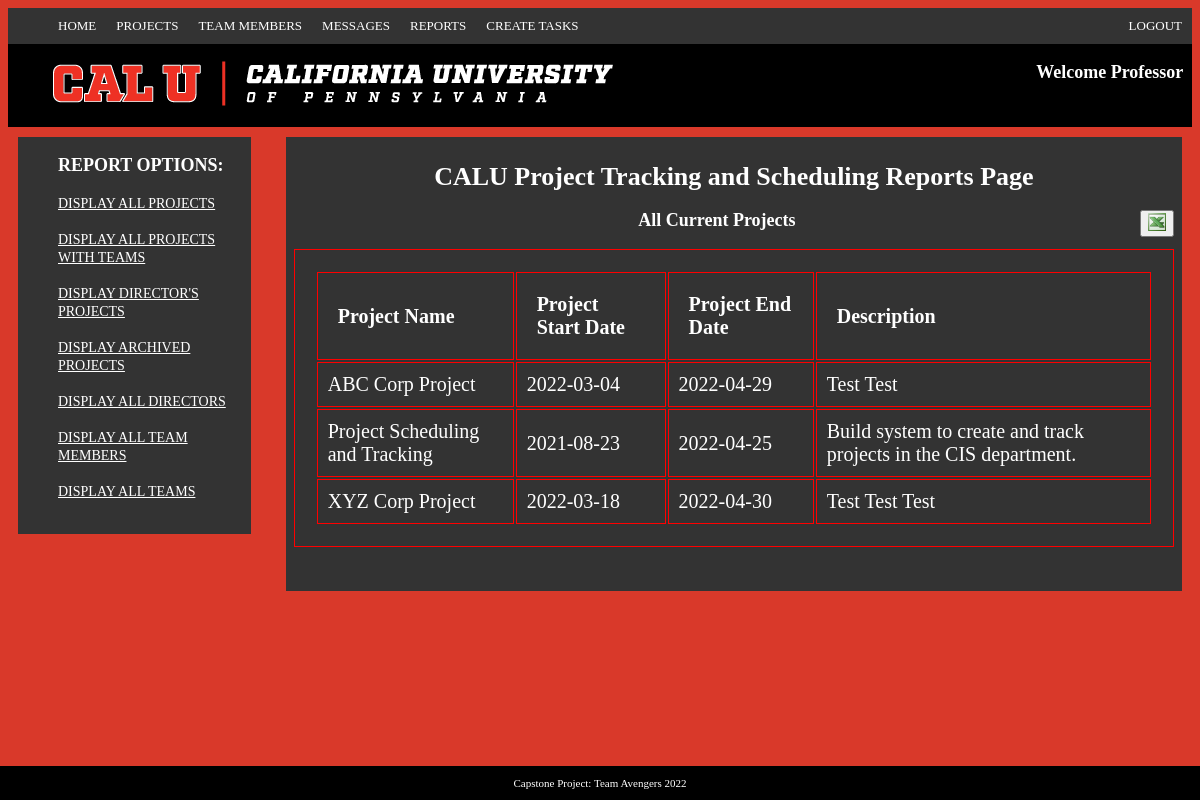
The app's page /projectDirector/run_reports.php with its own data.
### tables this page shows
CREATE TABLE project (
    project_id      	   INT           NOT NULL     AUTO_INCREMENT,
    project_name    	   VARCHAR(40)   NOT NULL,
    dir_id          	   INT,
    account_id      	   INT,
    pro_start_date  	   DATE,
    pro_end_date    	   DATE,
    project_description    VARCHAR(255),
	tafp1				   DECIMAL(10,2),	
	code                   DECIMAL(10,2),
	personMonths           DECIMAL(10,2),
	months                 DECIMAL(10,2),
	persons                DECIMAL(10,2),
	personnel_cost  	   DECIMAL(10,2),
	cost_justification    VARCHAR(255),
    PRIMARY KEY (project_id),
    FOREIGN KEY (account_id) REFERENCES accounting (account_id) ON DELETE CASCADE
);

### projectDirector/reports/report_data1.php (called while the page is built, shortened)
<?php
	$queryProjects = "SELECT project.project_name, project.pro_start_date, project.pro_end_date, project.project_description
						FROM project
						ORDER by project.project_name";
	$stmt = $db->prepare($queryProjects);
	$stmt->execute();
	$projects = $stmt->fetchAll();

### projectDirector/run_reports.php (the view, shortened to what this page needs)
<?php
require_once('../inc/db_connect.php');
include('reports/report_data1.php');
include('webpage/header.php');
?>
<main>
<aside class="detailGroup">
	<div class="reportType">
		<ul class="reportNames">
			<h3><b>REPORT OPTIONS:</b></h3>
			<li><a href='run_reports.php' style="color: white">Display All Projects</a></li><br>
			<li><a href='reports/allProjects.php' style="color: white">Display All Projects with TEAMS</a></li><br>
			<li><a href='reports/directorProjects.php' style="color: white">Display Director's Projects</a></li><br>
			<li><a href='reports/archiveProjects.php' style="color: white">Display Archived Projects</a></li><br>
			<li><a href='reports/allDirectors.php' style="color: white">Display all Directors</a></li><br>
			<li><a href='reports/allTeamMembers.php' style="color: white">Display All Team Members</a></li><br>
			<li><a href='reports/allTeams.php' style="color: white">Display All Teams</a></li><br>
		</ul>
	</div>
</aside>
	<div class="report">
		<h1>CALU Project Tracking and Scheduling Reports Page</h1>
			<div class="export">
				<button style="float:right" type="button" id="export_btn"> <img src="webpage/excel.jpg" height ="18"/></button>
			</div>
			<div class="reportForm" id="excel_data">
			<h3>All Current Projects</h3>
			<table id="table_content" align="center">
				<tr>
					<th>Project Name</th>
					<th>Project Start Date</th>
					<th>Project End Date</th>
					<th>Description</th>
				</tr>
				<?php foreach($projects as $project): ?>
				<tr>
					<td><?php echo $project["project_name"]; ?></td>
					<td><?php echo $project["pro_start_date"]; ?></td>
					<td><?php echo $project["pro_end_date"]; ?></td>
					<td><?php echo $project["project_description"]; ?></td>
				</tr>
				<?php endforeach; ?>
			</table>
		</div><br><br>
	</div><br><br>
</main>
</body>
<footer><p>Capstone Project: Team Avengers 2022</p></footer>
</html>

### projectDirector/webpage/main.css (style rules this page uses)
html { background-color: rgb(217, 57, 42); }
body { width: auto; }
a { text-transform: uppercase; font-size: 14px; }
h1 { color: white; font-size: 26px; }
h3 { color: white; font-size: 18px; }
main { padding: 10px; }
footer { position: fixed; left: 0; bottom: 0; width: 100%; background-color: black; color: white; text-align: center; font-size: 11px; }
li { max-width:335px; word-wrap:break-word; text-align:left; }
table, th, td { border: 1px double red; font-size:20px; width:auto; color: white; text-align: left; padding:10px }
ul.reportNames { list-style-type: none; cursor: pointer; }
table, th, td[class=blackBox] { background: #333; font-size:20px; width:auto; color: white; text-align: left; padding:20px }
aside { width: 20%; float: left; background-color: #333; display: block; color: white; }
.report { padding: 8px; text-align: center; background: #333; width: auto; margin-left: 23%; color: white; }

### records on screen
project: project_name "ABC Corp Project", pro_start_date "2022-03-04", pro_end_date "2022-04-29", project_description "Test Test"
project: project_name "Project Scheduling and Tracking", pro_start_date "2021-08-23", pro_end_date "2022-04-25", project_description "Build system to create and track projects in the CIS department."
project: project_name "XYZ Corp Project", pro_start_date "2022-03-18", pro_end_date "2022-04-30", project_description "Test Test Test"
